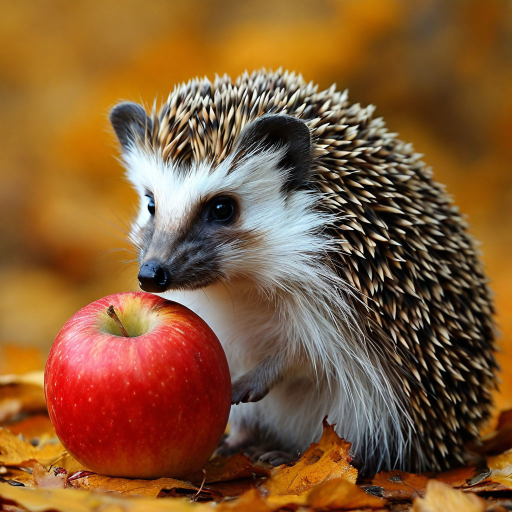
#> input picture 4.jpeg, 1024 x 1024 px (shown at 1/2 size)
$ python main.py
#> lines starting #> are read from the running program, lines starting #| are printed output that depends on the picture
#Открытие изображения в OpenCV
#pip install opencv-python - установка библиотеки
import cv2

pic=cv2.imread(r"4.jpeg")
#> pic is the input picture: shape (1024, 1024, 3); mean B, G, R 52.6, 90.3, 131.6
pic = cv2.resize(pic,(512,512))
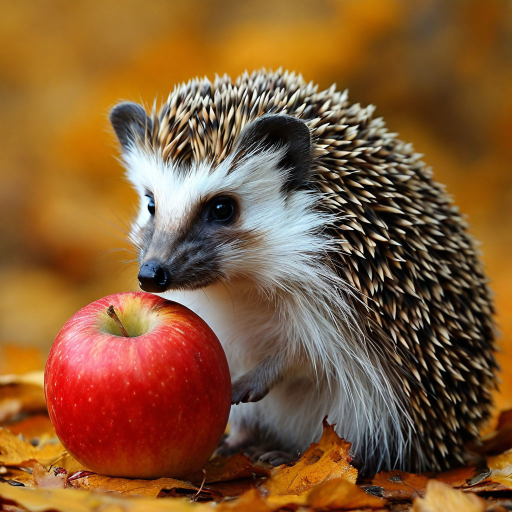
#> pic: shape (512, 512, 3); mean B, G, R 52.8, 90.5, 131.8
mode = 0
b,g,r=cv2.split(pic)
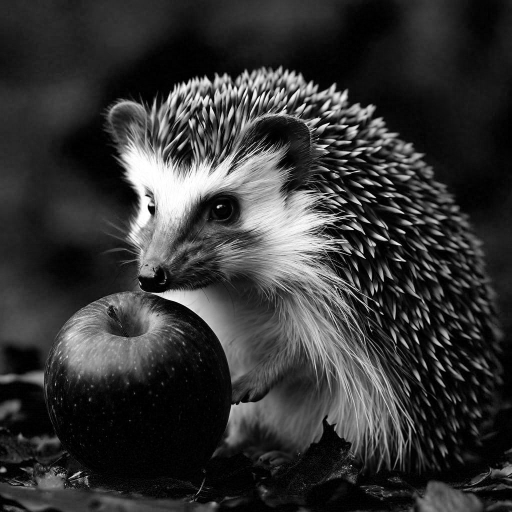
#> b: shape (512, 512); min 0, max 255, mean 52.8
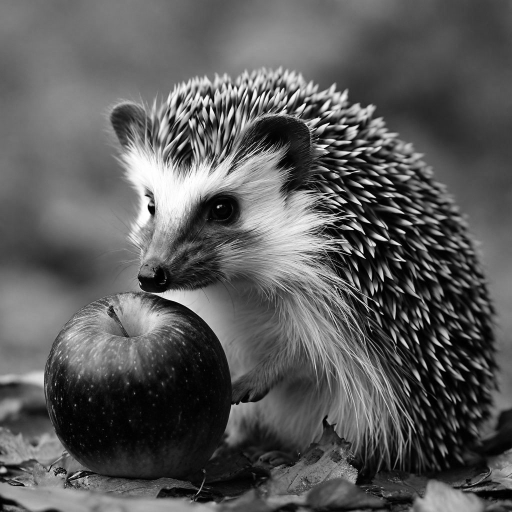
#> g: shape (512, 512); min 0, max 255, mean 90.5
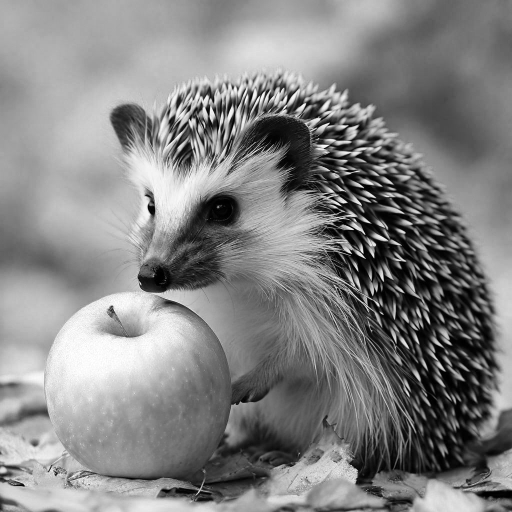
#> r: shape (512, 512); min 0, max 255, mean 131.8
while True:
    if mode==0:
        cv2.imshow("1",pic)
    elif mode==1:
        cv2.imshow("1",r)
    elif mode==2:
        cv2.imshow("1",g)
    elif mode==3:
        cv2.imshow("1",b)
    key = cv2.waitKey(33)
#> (key Esc is pressed here)
    print(key)
    if key == 27:
        break
    elif key==114:
        mode=1
    elif key==103:
        mode=2
    elif key==98:
        mode=3
    elif key==32:
        mode=0
cv2.destroyAllWindows()

$ run again, with 1.jpeg copied over 4.jpeg
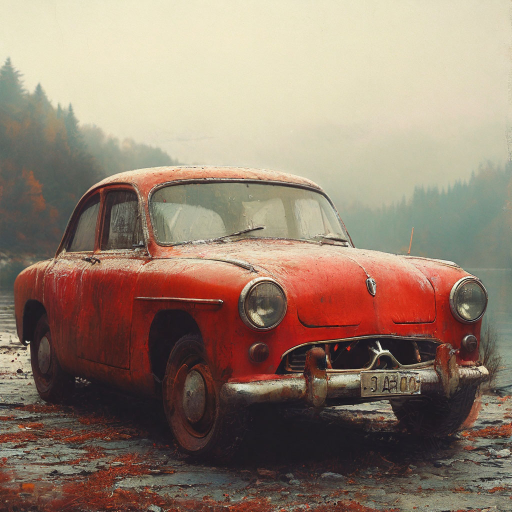
#> input picture 1.jpeg, 1024 x 1024 px (shown at 1/2 size)
#> pic is the input picture: shape (1024, 1024, 3); mean B, G, R 112.3, 128.3, 147.8
#> pic: shape (512, 512, 3)
#> `b,g,r=cv2.split(pic)`:
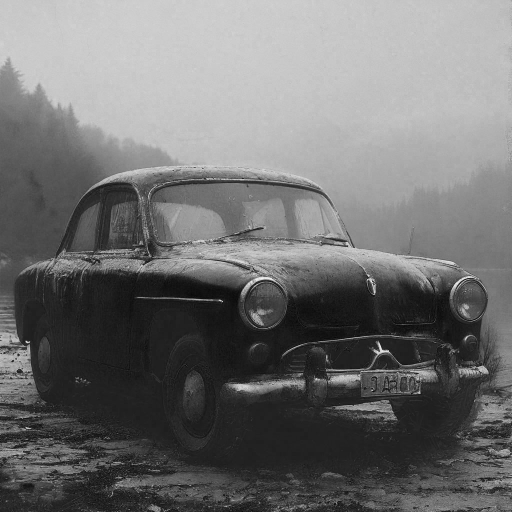
#> b: shape (512, 512); min 6, max 241, mean 112.4
#> `b,g,r=cv2.split(pic)`:
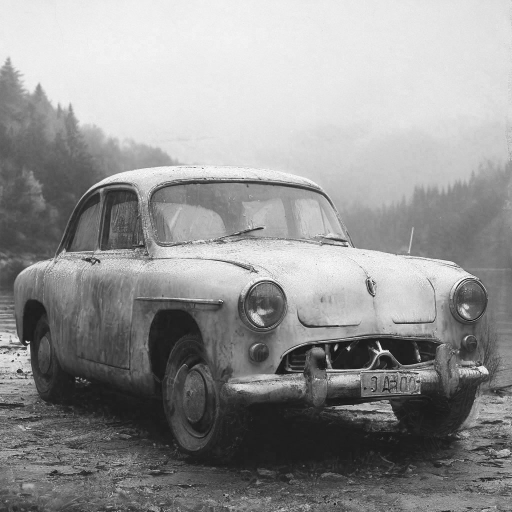
#> r: shape (512, 512); min 16, max 250, mean 147.9

$ run again, with 3.jpeg copied over 4.jpeg
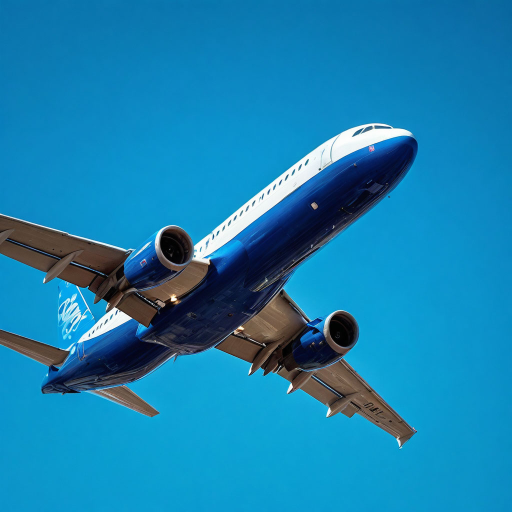
#> input picture 3.jpeg, 1024 x 1024 px (shown at 1/2 size)
#> pic is the input picture: shape (1024, 1024, 3); mean B, G, R 176.2, 129.3, 23.4
#> pic: shape (512, 512, 3)
#> `b,g,r=cv2.split(pic)`:
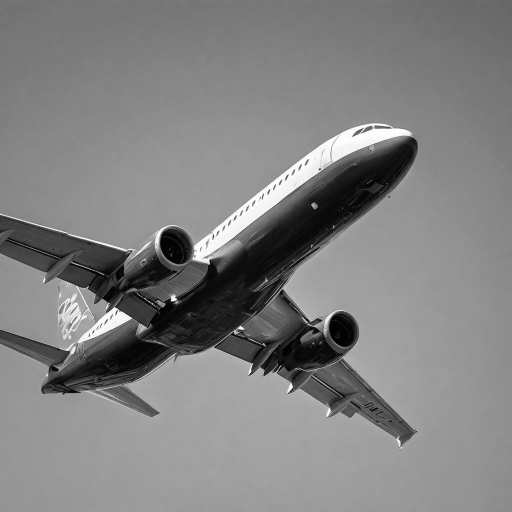
#> g: shape (512, 512); min 0, max 255, mean 129.3
#> `b,g,r=cv2.split(pic)`:
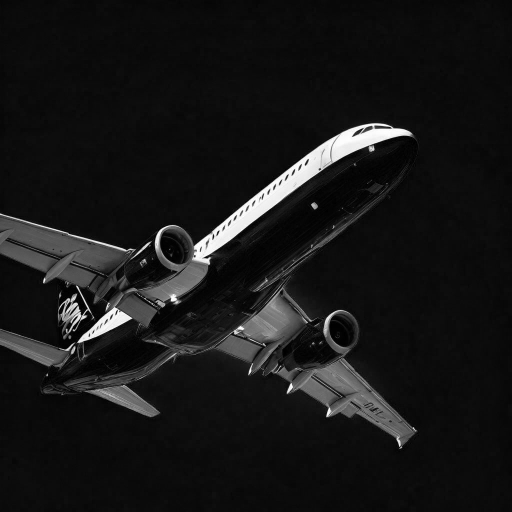
#> r: shape (512, 512); min 0, max 255, mean 23.4
